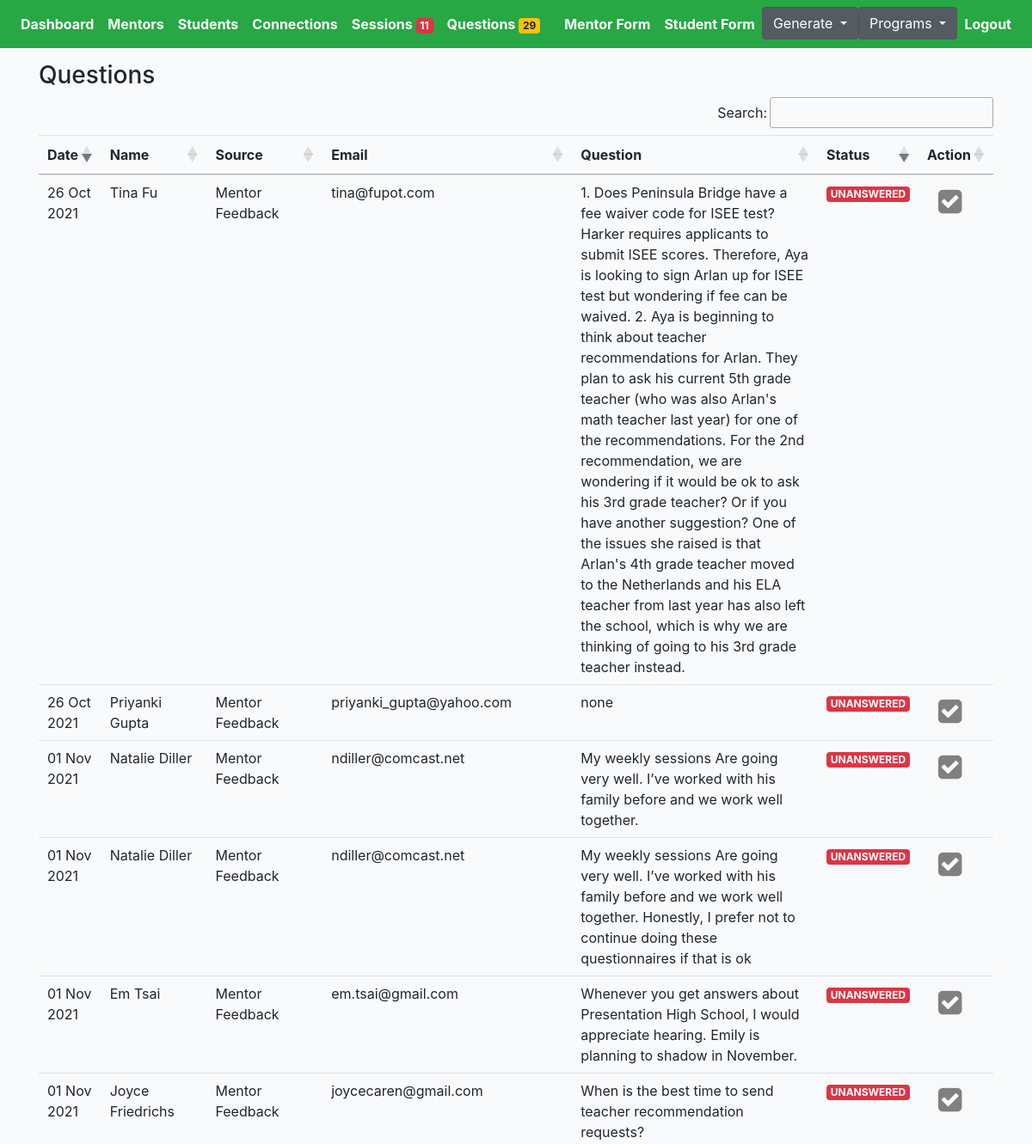
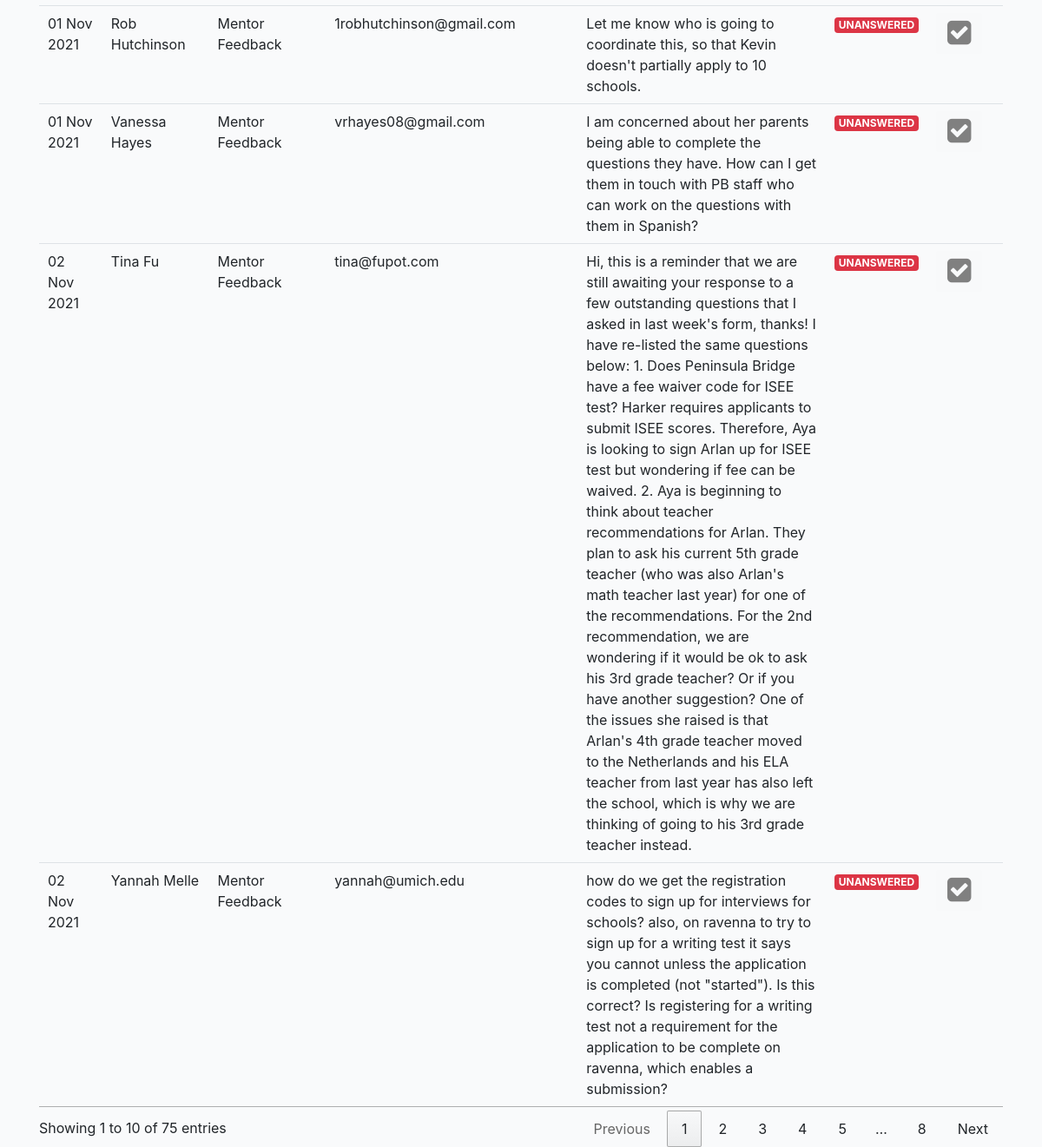
The app's page /choice/questions/ (signed in) with its own data (2 pictures, top to bottom).
### cprofiles/models.py (models this page shows, shortened)
class Question(models.Model):
    student = models.ForeignKey(Student, on_delete=models.CASCADE, blank=True, null=True, related_name='student_question')
    mentor = models.ForeignKey(Mentor, on_delete=models.CASCADE, blank=True, null=True, related_name='mentor_question')
    role = models.CharField(null=True, blank=True, max_length=200)
    question = models.TextField(null=True, blank=True, max_length=1000)
    action = models.BooleanField(default=False)
    status = models.CharField(null=True, blank=True, max_length=200, choices=QUESTION_STATUS_CHOICES)
    updated = models.DateTimeField(auto_now=True)
    created = models.DateTimeField(auto_now_add=True)
    source = models.CharField(null=True, blank=True, max_length=200)

class Mentor(models.Model):
    avatar = models.ImageField(default='avatar.png', upload_to='avatars/')
    first_name = models.CharField(max_length=200, blank=True)
    last_name = models.CharField(max_length=200, blank=True)
    email = models.EmailField(max_length=200, blank=True)
    phone = models.CharField(max_length=200, blank=True)
    address = models.CharField(max_length=200, blank=True)
    prefer_grade = models.CharField(max_length=200, choices=MENTOR_GRADE_CHOICES)
    prefer_gender = models.CharField(max_length=200, choices=GENDER_CHOICES)
    prefer_location = models.ManyToManyField(Preferlocation, blank=True, related_name='prefer_location')
    mentor_last_year = models.CharField(null=True, blank=True, max_length=200, choices=YES_NO)
    language = models.ManyToManyField(Mentorlanguage, blank=True, related_name='mentor_language')
    experience = models.CharField(null=True, blank=True, max_length=200, choices=YES_NO)
    familiar = models.TextField(null=True, blank=True, max_length=1000)
    share = models.TextField(null=True, blank=True, max_length=1000)
    hobby = models.TextField(null=True, blank=True, max_length=1000)
    question = models.TextField(null=True, blank=True, max_length=1000)
    friends = models.ManyToManyField(Student, blank=True, related_name='mentors')
    updated = models.DateTimeField(auto_now=True)
    created = models.DateTimeField(auto_now_add=True)
    slug = models.SlugField(unique=True, blank=True)
    flag = models.BooleanField(default=False)
    ethnic = models.CharField(null=True, blank=True, max_length=200, choices=ETHNIC_CHOICES)
    status = models.CharField(null=True, blank=True, max_length=200, choices=PROFILE_STATUS, default='active')
    __initial_first_name = None
    __initial_last_name = None
    def __init__(self, *args, **kwargs):
        super().__init__(*args, **kwargs)
        self.__initial_first_name = self.first_name
        self.__initial_last_name = self.last_name

### cprofiles/views.py (the view)
# urls.py: path('questions/', QuestionListView.as_view(), name='question-list-view'),
@method_decorator(login_required, name='dispatch')
@method_decorator(allowed_users(allowed_roles=['choice', 'admin']), name='dispatch')
class QuestionListView(ListView):
    model = Question
    template_name = 'choice/question-list.html'
    def get_queryset(self):
        qs = Question.objects.all().order_by('status').reverse()
        return qs

### cprofiles/context_processors.py (called while the page is built)
def choice_question(request):
    if(request.user.id):
        choice_unanswered_question_num = Question.objects.filter(status="UNANSWERED").count()
        choice_session_flag_num = Session.objects.filter(flag=True).count()
        return {
            'choice_unanswered_question_num' : choice_unanswered_question_num,
            'choice_session_flag_num' : choice_session_flag_num
        }
    return {}

### middleschool/context_processors.py (called while the page is built)
def middle_school_question(request):
    if(request.user.id):
        middle_school_unanswered_question_num = Question.objects.filter(status="UNANSWERED").count()
        middle_school_session_flag_num = Session.objects.filter(flag=True).count()
        return {
            'middle_school_unanswered_question_num' : middle_school_unanswered_question_num,
            'middle_school_session_flag_num' : middle_school_session_flag_num
        }
    return {}

### mprofiles/context_processors.py (called while the page is built)
def mentor_question(request):
    if(request.user.id):
        mentor_unanswered_question_num = Question.objects.filter(status="UNANSWERED").count()
        mentor_session_flag_num = Session.objects.filter(flag=True).count()
        return {
            'mentor_unanswered_question_num' : mentor_unanswered_question_num,
            'mentor_session_flag_num' : mentor_session_flag_num
        }
    return {}

### profiles/context_processors.py (called while the page is built)
def high_school_question(request):
    if(request.user.id):
        high_school_unanswered_question_num = Question.objects.filter(status="UNANSWERED").count()
        high_school_session_flag_num = Session.objects.filter(flag=True).count()
        return {
            'high_school_unanswered_question_num' : high_school_unanswered_question_num,
            'high_school_session_flag_num' : high_school_session_flag_num
        }
    return {}

### templates/choice/question-list.html (shortened to what this page needs)
{% extends 'cbase.html' %}
{% load static %}
{% block stylesheet %}{% static '/css/my_invites.css' %}{% endblock %}
{% block content %}
<h3>Questions</h3>
<div class="table-responsive-lg">
    <table id="myTable" class="table">
        <thead>
            <tr>
                <th scope="col">Date</th>
                <th scope="col">Name</th>
                <th scope="col">Source</th>
                <th scope="col">Email</th>
                <th scope="col">Question</th>
                <th scope="col">Status</th>
                <th scope="col">Action</th>
            </tr>
        </thead>
        <tbody>
            {% for obj in object_list %}
            <tr>
                {% if obj.role == 'Mentor' %}
                <td>{{obj.created|date:"d M Y"}}</td>
                <td>{{obj.mentor.first_name}} {{obj.mentor.last_name}}</td>
                <td>{{obj.source}}</td>
                <td>{{obj.mentor.email}}</td>
                {% endif %}
                <td>{{obj.question}}</td>
                <td>
                {% if obj.status == 'ADDRESSED' %}
                <div class="status{{obj.id}}"><span class="badge badge-success">ADDRESSED</span></div>
                {% elif obj.status == 'UNANSWERED' %}
                <div class="status{{obj.id}}"><span class="badge badge-danger">UNANSWERED</span></div>
                {% endif %}
                </td>
                <td>
                    <form action="{% url 'cprofiles:action-question' %}" method="POST" class='like-form' id='{{obj.id}}'>
                    <button type="submit" class="like_btn btn btn-light like-btn{{obj.id}}">
                        {% if obj.action == False %}
                        <i class="fa fa-check-square fa-2x thumb{{obj.id}}" style="color:grey"></i>
                        {% else %}
                        <i class="fa fa-check-square fa-2x thumb{{obj.id}}"style="color:black"></i>
                        {% endif %}
                    </button>
                    </form>
                </td>
            </tr>
            {% endfor %}
        </tbody>
    </table>
</div>
{% endblock content %}

### core/static/css/base.css (style rules this page uses)
body { background:#FAFAFA; }

### core/static/css/my_invites.css (style rules this page uses)
body { margin-top:20px; background:#FAFAFA; }
body { background-color: #f9fafb; margin-top:0px; }

### records on screen
Question: created "26 Oct 2021", mentor.first_name "Tina", mentor.last_name "Fu", source "Mentor Feedback", mentor.email "tina@fupot.com", question "1. Does Peninsula Bridge have a fee waiver code for ISEE test? Harker requires applicants to submit ISEE scores. Therefore, Aya is looking to sign Arlan up for ISEE test but wondering if fee can be waived. 2. Aya is beginning to think about teacher recommendations for Arlan. They plan to ask his current 5th grade teacher (who was also Arlan's math teacher last year) for one of the recommendations. For the 2nd recommendation, we are wondering if it would be ok to ask his 3rd grade teacher? Or if you have another suggestion? One of the issues she raised is that Arlan's 4th grade teacher moved to the Netherlands and his ELA teacher from last year has also left the school, which is why we are…"
Question: created "26 Oct 2021", mentor.first_name "Priyanki", mentor.last_name "Gupta", source "Mentor Feedback", mentor.email "priyanki_gupta@yahoo.com", question "none"
Question: created "01 Nov 2021", mentor.first_name "Natalie", mentor.last_name "Diller", source "Mentor Feedback", mentor.email "ndiller@comcast.net", question "My weekly sessions Are going very well. I’ve worked with his family before and we work well together."
Question: created "01 Nov 2021", mentor.first_name "Natalie", mentor.last_name "Diller", source "Mentor Feedback", mentor.email "ndiller@comcast.net", question "My weekly sessions Are going very well. I’ve worked with his family before and we work well together. Honestly, I prefer not to continue doing these questionnaires if that is ok"
Question: created "01 Nov 2021", mentor.first_name "Em", mentor.last_name "Tsai", source "Mentor Feedback", mentor.email "em.tsai@gmail.com", question "Whenever you get answers about Presentation High School, I would appreciate hearing. Emily is planning to shadow in November."
Question: created "01 Nov 2021", mentor.first_name "Joyce", mentor.last_name "Friedrichs", source "Mentor Feedback", mentor.email "joycecaren@gmail.com", question "When is the best time to send teacher recommendation requests?"
Question: created "01 Nov 2021", mentor.first_name "Rob", mentor.last_name "Hutchinson", source "Mentor Feedback", mentor.email "1robhutchinson@gmail.com", question "Let me know who is going to coordinate this, so that Kevin doesn't partially apply to 10 schools."
Question: created "01 Nov 2021", mentor.first_name "Vanessa", mentor.last_name "Hayes", source "Mentor Feedback", mentor.email "vrhayes08@gmail.com", question "I am concerned about her parents being able to complete the questions they have. How can I get them in touch with PB staff who can work on the questions with them in Spanish?"
Question: created "02 Nov 2021", mentor.first_name "Tina", mentor.last_name "Fu", source "Mentor Feedback", mentor.email "tina@fupot.com", question "Hi, this is a reminder that we are still awaiting your response to a few outstanding questions that I asked in last week's form, thanks! I have re-listed the same questions below: 1. Does Peninsula Bridge have a fee waiver code for ISEE test? Harker requires applicants to submit ISEE scores. Therefore, Aya is looking to sign Arlan up for ISEE test but wondering if fee can be waived. 2. Aya is beginning to think about teacher recommendations for Arlan. They plan to ask his current 5th grade teacher (who was also Arlan's math teacher last year) for one of the recommendations. For the 2nd recommendation, we are wondering if it would be ok to ask his 3rd grade teacher? Or if you have another…"
Question: created "02 Nov 2021", mentor.first_name "Yannah", mentor.last_name "Melle", source "Mentor Feedback", mentor.email "yannah@umich.edu", question "how do we get the registration codes to sign up for interviews for schools? also, on ravenna to try to sign up for a writing test it says you cannot unless the application is completed (not \"started\"). Is this correct? Is registering for a writing test not a requirement for the application to be complete on ravenna, which enables a submission?"

### other values on screen
{{ choice_session_flag_num }} "11"
{{ choice_unanswered_question_num }} "29"
